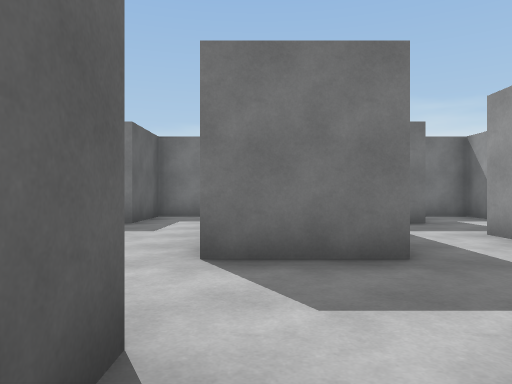
View 1 (above)

20 first-person views from a walk through a Unity game level. The camera is 1.2 m above the floor, looks level and sees 70° across. The floor is counted in squares, 2 m on a side. Each view is taken from the middle of a square. On the plan, view 1 faces up. The plan holds only what a view shows up to about 10 squares ahead; the rest is blank.

View 2
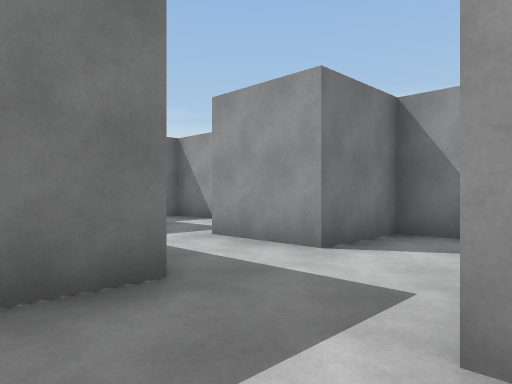

View 3
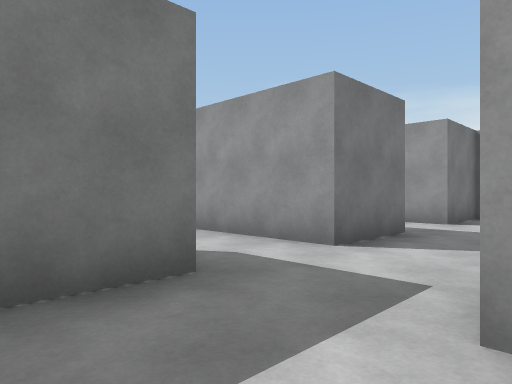

View 4
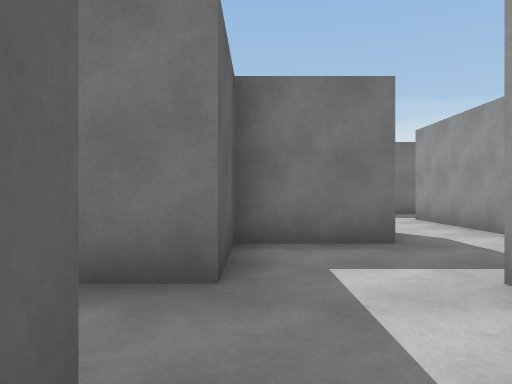

View 5
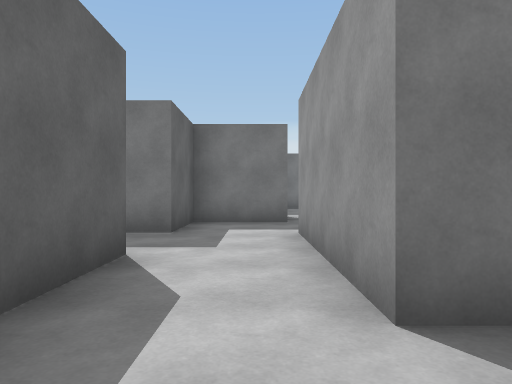

View 6
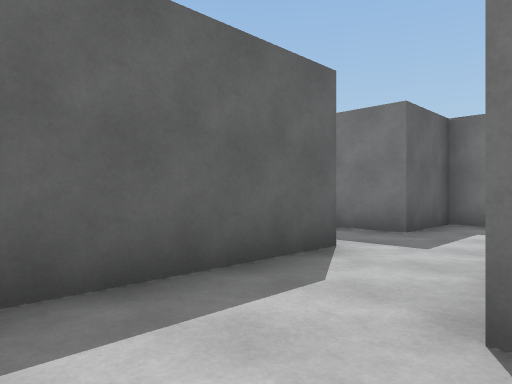

View 7
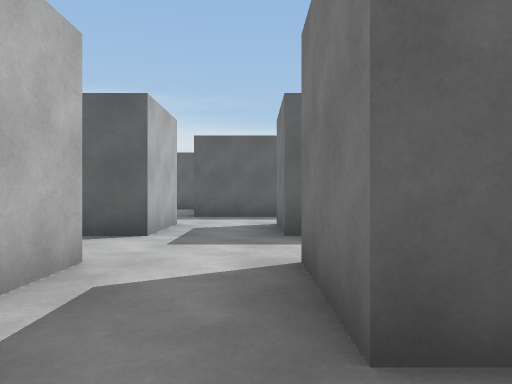

View 8
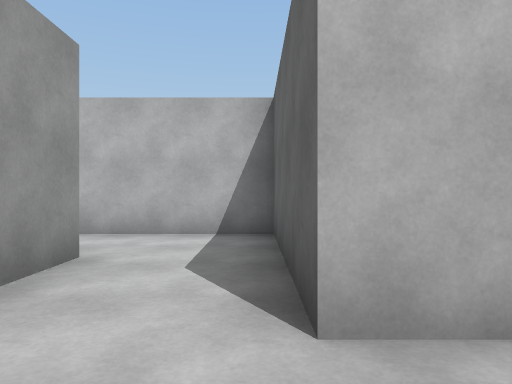

View 9
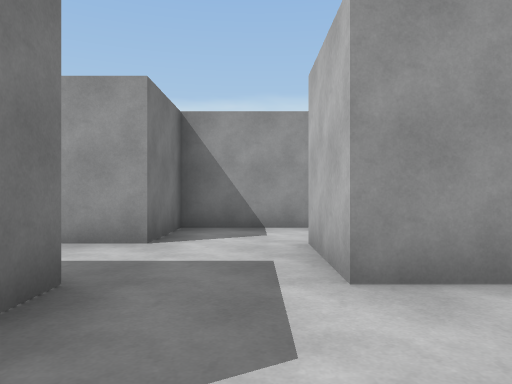

View 10
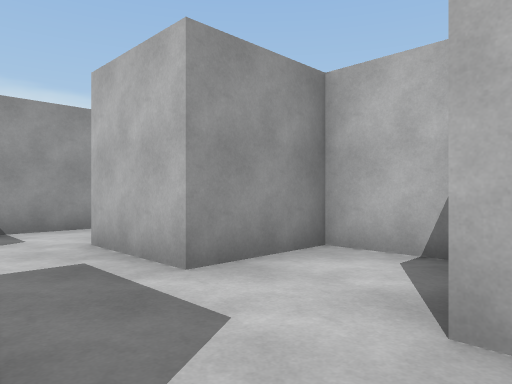

View 11
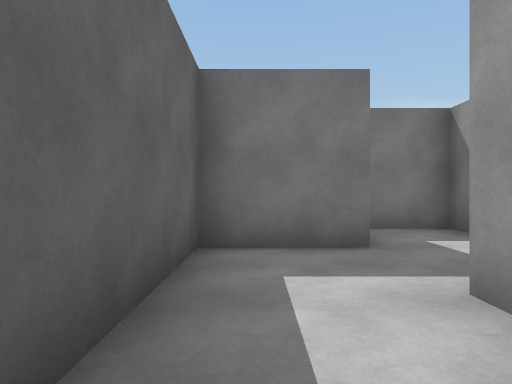

View 12
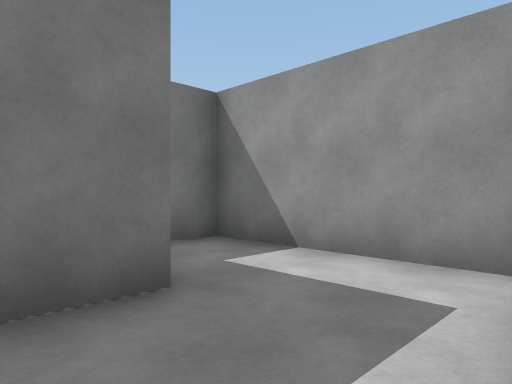

View 13
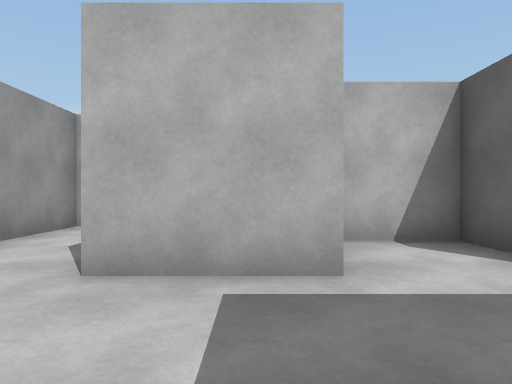

View 14
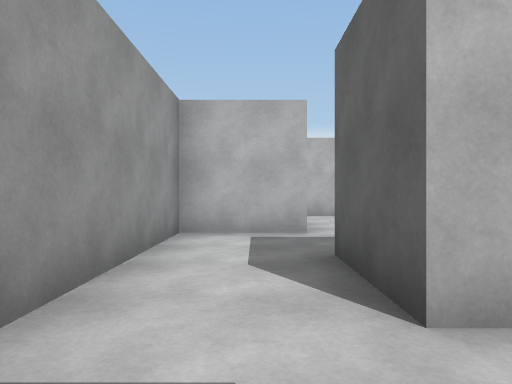

View 15
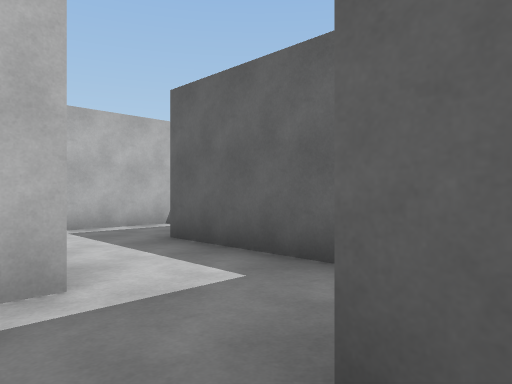

View 16
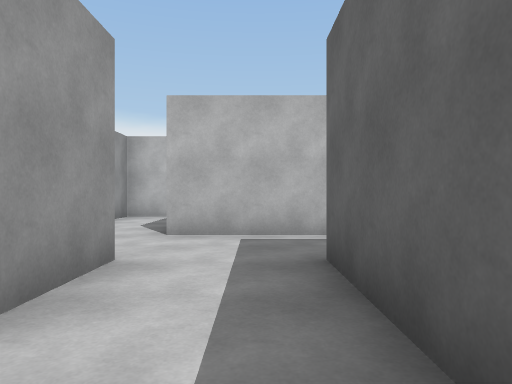

View 17
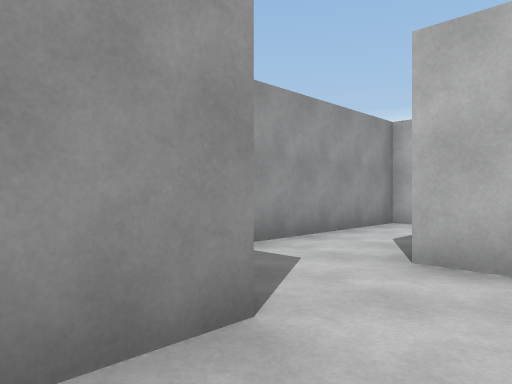

View 18
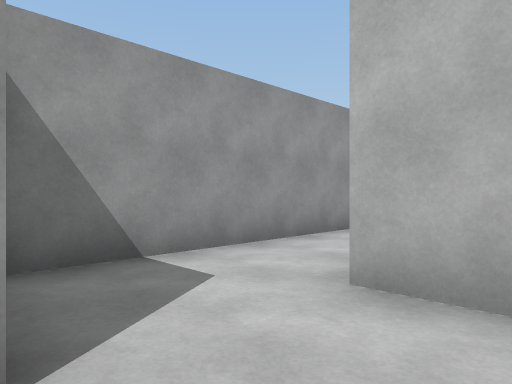

View 19
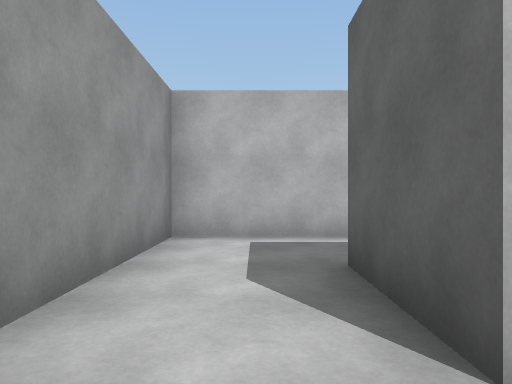

View 20
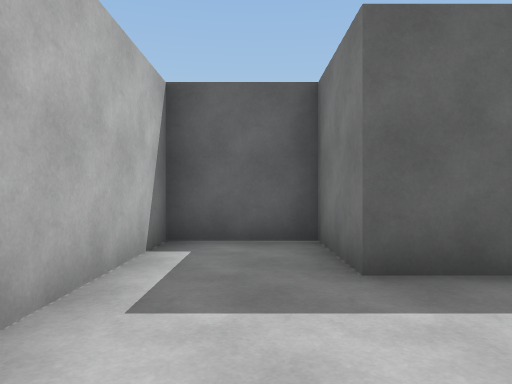

### Floor plan
Points are (right, up) in squares from view 1. A wall is a line through its corners. A room is listed if a view was taken in it or the views show most of it. See-through windows are left out.
Room 1 (views 1, 2, 3, 7, 8, 9, 10, 11, 12, 13, 14)
walls: (-0.5, 1.5) (-0.5, -0.5) (1.4, -0.5) (1.4, 1.4) (3.2, 1.4); (-2.2, 3.3) (-4.2, 3.3) (-4.2, 1.4) (-6.1, 1.4); (1.4, 3.3) (-0.5, 3.3) (-0.5, 5.5); (-2.4, -0.4) (-2.4, 1.5); (1.4, 5.6) (1.4, 3.9); (-6.1, -0.5) (-4.2, -0.5); (5.1, 1.6) (5.1, 3.3) (3.2, 3.3) (3.2, 5.2)
ways out: opening at (-3.5, -1.5) to room 2; opening at (4.5, 0.5) to room 3; opening at (-5.5, 0.5); opening at (-1.5, 4.5); opening at (2.5, 4.5)
Room 2 (views 4, 5, 6)
walls: (-1.8, -2.4) (-2.4, -2.4) (-2.4, -0.4); (-4.2, -0.5) (-4.2, -4.2) (-1.4, -4.2)
ways out: opening at (-3.5, -1.5) to room 1
Room 3 (views 15, 16)
walls: (3.2, -2.4) (5.1, -2.4) (5.1, 1.6); (3.2, 1.4) (3.2, -0.5); (1.4, -1.6) (1.4, -2.5)
ways out: opening at (4.5, 0.5) to room 1; opening at (2.5, -3.5) to room 4
Room 4 (views 17, 18, 19, 20)
walls: (3.2, -4.2) (3.2, -2.8); (2.8, -9.9) (5.1, -9.9) (5.1, -4.5); (1.4, -2.5) (1.4, -4.2) (-0.5, -4.2) (-0.5, -6.1) (3.2, -6.1) (3.2, -8)
ways out: opening at (2.5, -3.5) to room 3; opening at (2.5, -9)

Where each view was taken, in squares from view 1:
view 1: 0 up, 0 right, facing up
view 2: 1 up, 0 right, facing up-right
view 3: 1 up, 4 left, facing up-right
view 4: 1 down, 4 left, facing up
view 5: 4 down, 3 left, facing up
view 6: 4 down, 2 left, facing up-left
view 7: 1 up, 3 left, facing left
view 8: 1 up, 4 left, facing down
view 9: 2 up, 1 left, facing right
view 10: 3 up, 1 left, facing down-right
view 11: 3 up, 2 right, facing up
view 12: 5 up, 2 right, facing up-right
view 13: 4 up, 2 right, facing down
view 14: 3 up, 4 right, facing down
view 15: 0 up, 4 right, facing down-left
view 16: 1 down, 2 right, facing down
view 17: 3 down, 2 right, facing down-right
view 18: 4 down, 2 right, facing down-right
view 19: 5 down, 4 right, facing down
view 20: 5 down, 4 right, facing left
